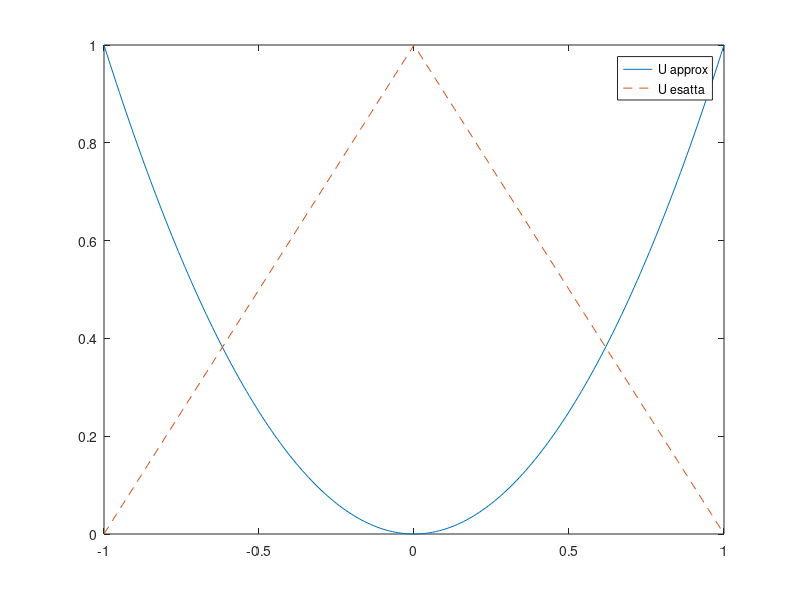

Write the MATLAB code that produced this figure. (Note: this script raises an error after producing the figure.)
clc
clear 
close all

h = 0.01;
dx = 0.01;
da= 0.01;
x = -1:dx:1;
a = -1:da:1;
L = @(a) 1;

U0 = x.^2;
U = U0;
U1(:,1) = U0;

tol = 1e-12;
itmax = 1e3;
it = 0;
err = 1;
while err > tol && it <= itmax
    U_new = inf(size(U));
    for i = 1:length(a)
        xs = x - a(i)*h;
        bound_index = xs >= x(1) & xs <= x(end);
        xs_bound = xs(bound_index);
        pos = (xs_bound-x(1))/dx +1;
        k = floor(pos);
        k = max(1, min(length(x)-1, k));

        w = pos - k;
        Us = (1-w).*U(k) + w.*U(k+1);
        Ui = h*L(a(i)) + Us;
        U_new(bound_index) = min(U_new(bound_index),Ui);
    end 
    mask_inf = isinf(U_new);
    if any(mask_inf)
        U_new(mask_inf) = U(mask_inf); 
    end

    U_new(1) = 0;
    U_new(end) = 0;

    it = it + 1;
    err = norm(U - U_new,inf);

    U = U_new;
    U1(:,it+1) = U;
end

f = @(x,t) 1 - abs(x);

err_sol = norm(U1(:,end)' - f(x,1),inf);

p = plot(x,U1(:,1),x,f(x,1),"--");
legend("U approx","U esatta");
xlim([x(1) x(end)]);
ylim([0 1]);
for n = 2:size(U1,2)
    p(1).YData = U1(:,n);
    drawnow
    pause(0.1)
end